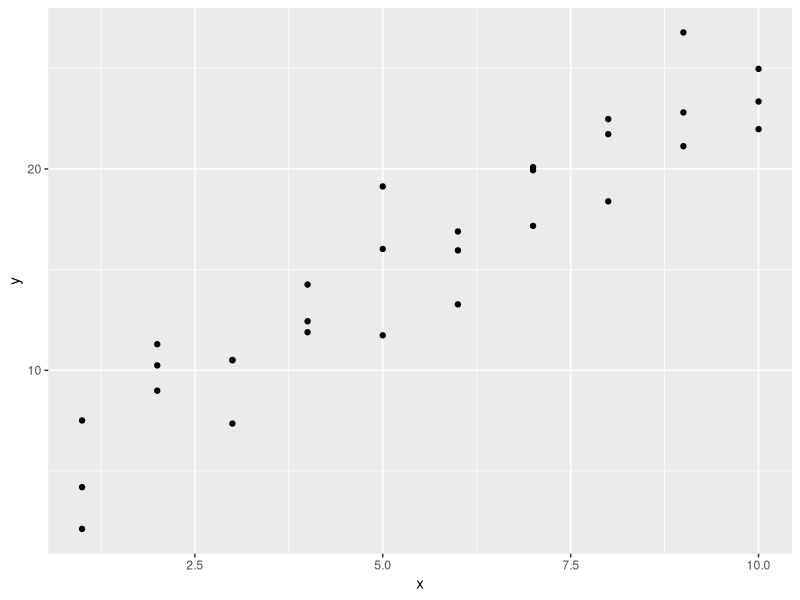
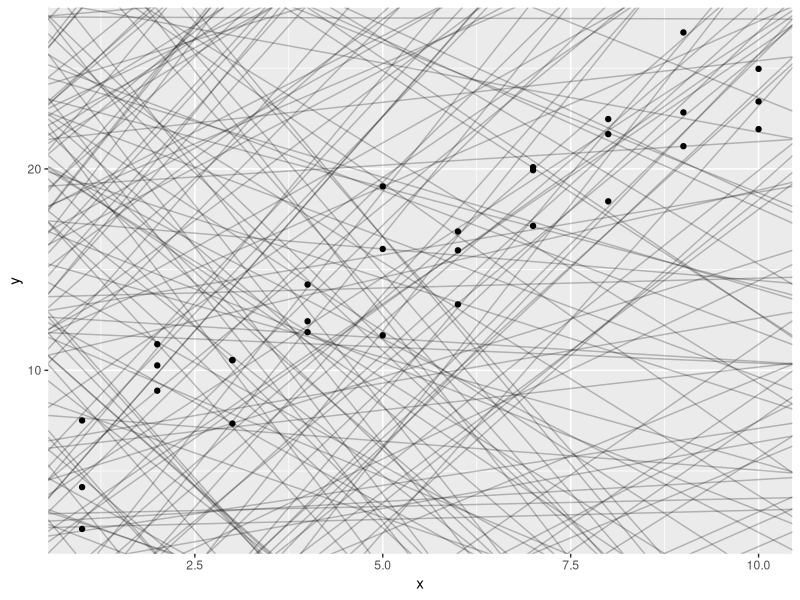

Write the R code that produced these figures, in order.
library(tidyverse)
library(modelr)
options(na.action=na.warn)
library(data.table)

# sim1 is a built-in dataset
ggplot(sim1, mapping=aes(x=x, y=y)) + geom_point()

# randomly generate some "models", or guesses of the parameter
set.seed(875)
models <- data.table(
    a1 = runif(250, -20, 40)
    ,a2 = runif(250, -5, 5)
)
# models %>% View()


# plot the random guesses
ggplot(sim1, mapping=aes(x=x, y=y)) + 
    geom_abline(mapping=aes(intercept=a1, slope=a2), data=models, alpha=1/4) +
    geom_point()
    

# creates a function to represent a model
model1 <- function (a, data) {
    y.hat <- a[1] + a[2] * data$x
    return(y.hat)
}
model1(c(7, 1.5), sim1)


# function to measure distance, given a model and data
# ... dist is "root mean squared deviation"
measure.distance <- function (mod, data) {
    diff <- data$y - model1(mod, data)
    sqrt(mean(diff ^ 2))
}
measure.distance(c(7, 1.5), sim1)


# use purrr to calculate the distance for all the models in our randomly generated models
# ... helper function so that we can use purrr map-double
sim1.dist <- function (a1, a2) {
    measure.distance(c(a1, a2), sim1)
}

# ... ... doing it the dplyr way
temp <- models
temp <- temp %>% mutate(dist = purrr::map2_dbl(a1, a2, sim1.dist))
temp %>% head()

# ... ... doing it the data.table way
temp2 <- models
temp2 <- temp2[, dist := purrr::map2_dbl(a1, a2, sim1.dist)]
temp2 %>% head()